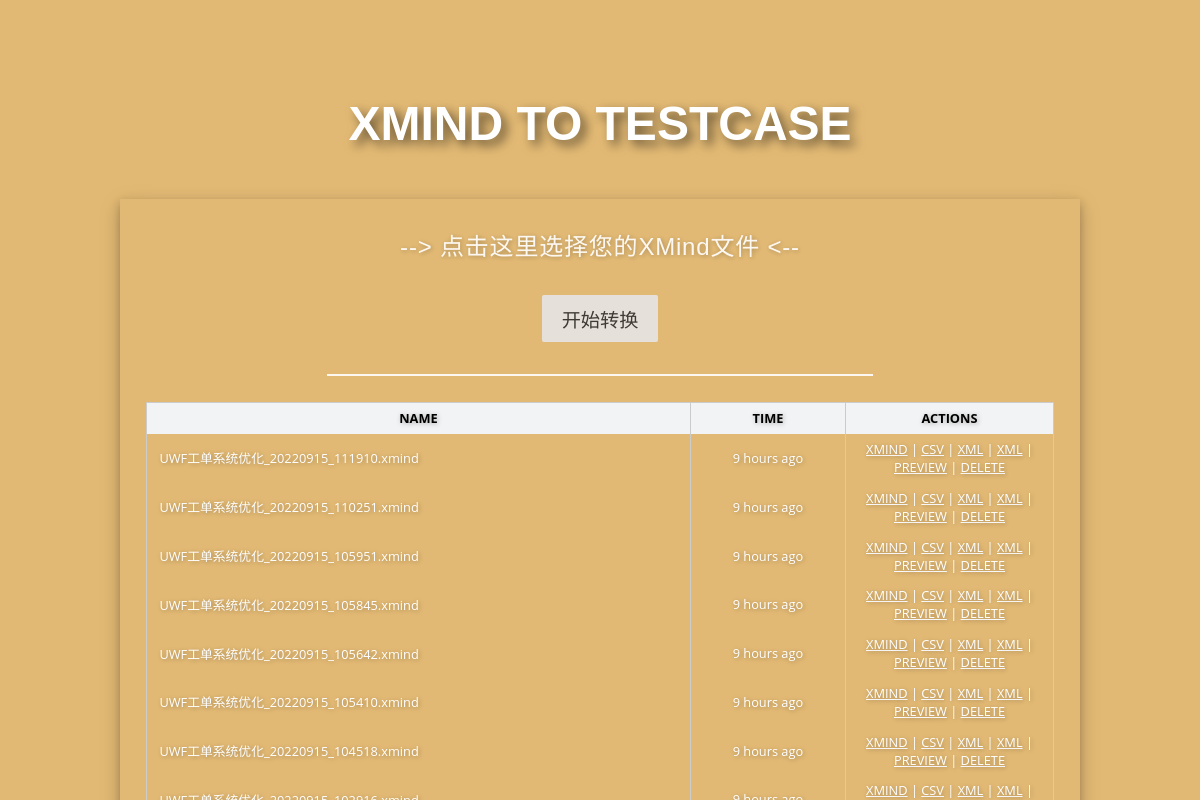
The page / on the database its author committed.
### tables this page shows
CREATE TABLE records (
  id integer primary key autoincrement,
  name text not null,
  create_on text not null,
  note text,
  is_deleted integer DEFAULT 0
);

### application.py (the view)
@app.route('/', methods=['GET', 'POST'])
def index(download_xml=None):
    g.invalid_files = []
    g.error = None
    g.download_xml = download_xml
    g.filename = None
    if request.method == 'POST':
        if 'file' not in request.files:
            return redirect(request.url)
        file = request.files['file']
        if file.filename == '':
            return redirect(request.url)
        g.filename = save_file(file)
        verify_uploaded_files([file])
        delete_records()
    else:
        g.upload_form = True
    if g.filename:
        return redirect(url_for('preview_file', filename=g.filename))
    else:
        return render_template('index.html', records=list(get_records()))

### application.py (called while the page is built)
def connect_db():
    return sqlite3.connect(app.config['DATABASE'])

@app.before_request
def before_request():
    g.db = connect_db()

@app.teardown_request
def teardown_request(exception):
    db = getattr(g, 'db', None)
    if db is not None:
        db.close()

def get_records(limit=8):
    short_name_length = 120
    c = g.db.cursor()
    sql = "select * from records where is_deleted<>1 order by id desc limit {}".format(int(limit))
    c.execute(sql)
    rows = c.fetchall()
    for row in rows:
        name, short_name, create_on, note, record_id = row[1], row[1], row[2], row[3], row[0]
        if len(name) > short_name_length:
            short_name = name[:short_name_length] + '...'
        create_on = arrow.get(create_on).humanize()
        yield short_name, name, create_on, note, record_id

### templates/index.html (shortened to what this page needs)
<!DOCTYPE html>
<html lang="en">
<head>
    <link rel="stylesheet" type="text/css" media="all" href="{{ url_for('static',filename='css/pure-min.css') }}">
    <link rel="stylesheet" type="text/css" media="all" href="{{ url_for('static',filename='css/custom.css') }}">
</head>
<body>
<div class="splash-container">
    <div class="splash">
        <h1>
            Xmind to TestCase
        </h1>
        <div class="splash-head">
            <div class="select-xmind splash-subhead">
                <form method="post" enctype="multipart/form-data">
                    <label id="file-label" for="file">
                        --> 点击这里选择您的XMind文件 <--
                    </label>
                    <input id="file" accept=".xmind" type="file" name="file" required/><br>
                    <input type="submit" class="pure-button " value="开始转换"/>
                </form>
            </div>
            {% if records %}
                <table class="pure-table recent-xminds">
                    <thead>
                    <tr>
                        <th width="60%">NAME</th>
                        <th width="17%">TIME</th>
                        <th>ACTIONS</th>
                    </tr>
                    </thead>
                    <tbody>
                    {% for record in records %}
                        <tr>
                            <td title="{{ record[1] }}"> {{ record[0] }}</td>
                            <td>{{ record[2] }}</td>
                            <td><a href="{{ url_for('uploaded_file',filename=record[1]) }}">XMIND</a> |
                                <a href="{{ url_for('download_zentao_file',filename=record[1]) }}">CSV</a> |
                                <a href="{{ url_for('download_testlink_file',filename=record[1]) }}">XML</a> |
                                <a href="{{ url_for('download_yaxintest_file',filename=record[1]) }}">XML</a> |
                                <a href="{{ url_for('preview_file',filename=record[1]) }}">PREVIEW</a> |
                                <a href="{{ url_for('delete_file',filename=record[1], record_id=record[4]) }}">DELETE</a>
                            </td>
                        </tr>
                    {% endfor %}
                    </tbody>
                </table>
            {% else %}
                <p>欢迎使用</p>
            {% endif %}
        </div>
    </div>
</div>
</body>
</html>

### static/css/pure-min.css (style rules this page uses)
.pure-table,table { border-collapse:collapse;border-spacing:0 }
html { font-family:sans-serif;-ms-text-size-adjust:100%;-webkit-text-size-adjust:100% }
body { margin:0 }
a { background-color:transparent }
h1 { font-size:2em;margin:.67em 0 }
button,input,optgroup,select,textarea { color:inherit;font:inherit;margin:0 }
.pure-button,input { line-height:normal }
button,html input[type=button],input[type=reset],input[type=submit] { -webkit-appearance:button;cursor:pointer }
.pure-button,.pure-form input:not([type]),.pure-menu { box-sizing:border-box }
legend,td,th { padding:0 }
.pure-button { display:inline-block;zoom:1;white-space:nowrap;vertical-align:middle;text-align:center;cursor:pointer;-webkit-user-drag:none;-webkit-user-select:none;-moz-user-select:none;-ms-user-select:none;user-select:none }
.pure-button { font-family:inherit;font-size:100%;padding:.5em 1em;color:#444;color:rgba(0,0,0,.8);border:1px solid #999;border:transparent;background-color:#E6E6E6;text-decoration:none;border-radius:2px }
.pure-table { empty-cells:show;border:1px solid #cbcbcb }
.pure-table td,.pure-table th { border-left:1px solid #cbcbcb;border-width:0 0 0 1px;font-size:inherit;margin:0;overflow:visible;padding:.5em 1em }
.pure-table td:first-child,.pure-table th:first-child { border-left-width:0 }
.pure-table thead { background-color:#e0e0e0;color:#000;text-align:left;vertical-align:bottom }
.pure-table td { background-color:transparent }

### static/css/custom.css (style rules this page uses)
#file-label { font-size: 1.5em; line-height: 2em; text-decoration: none; display: block; }
.select-xmind { border-bottom: 2px solid #FFF; margin: auto; padding-bottom: 2em; width: 60%; }
.splash { height: 60%; margin: auto; position: relative; text-align: center; width: 80%; margin-top: 8%; }
.splash-container { background: #e2b974; height: 100%; overflow: hidden; position: fixed !important; top: 0; left: 0; width: 100%; z-index: 1; text-shadow: 1px 1px 5px rgba(0, 0, 0, 0.3); }
.splash-container h1 { color: #fff; font-size: 3em; font-weight: 600; margin-bottom: 1em; text-align: center; text-shadow: 5px 5px 11px rgba(0, 0, 0, 0.58); text-transform: uppercase; }
.splash-head { box-shadow: 0 4px 8px 0 rgba(0, 0, 0, 0.2), 0 6px 20px 0 rgba(0, 0, 0, 0.2); color: #FFF; padding: 1.5em 1.6em; }
.splash-subhead { color: #FFF; letter-spacing: .05em; opacity: 0.9; }
a { color: #3d92c9; text-decoration: none; }
body { padding: 30px; font-family: Tahoma, Geneva, "Microsoft YaHei", sans-serif; }
input[type="submit"] { font-size: 1.2em; }
table.recent-xminds { font-size: 0.8em; margin-top: 2em; width: 100%; font-family: 'Open Sans', sans-serif; }
table.recent-xminds a { color: #fff; text-decoration: underline; }
table.recent-xminds td:nth-child(1) { text-align: left; }
table.recent-xminds th { background-color: #f2f3f4; text-align: center; }

### rows shown on the page
records: name "UWF工单系统优化_20220915_111910.xmind", record "9 hours ago"
records: name "UWF工单系统优化_20220915_110251.xmind", record "9 hours ago"
records: name "UWF工单系统优化_20220915_105951.xmind", record "9 hours ago"
records: name "UWF工单系统优化_20220915_105845.xmind", record "9 hours ago"
records: name "UWF工单系统优化_20220915_105642.xmind", record "9 hours ago"
records: name "UWF工单系统优化_20220915_105410.xmind", record "9 hours ago"
records: name "UWF工单系统优化_20220915_104518.xmind", record "9 hours ago"
